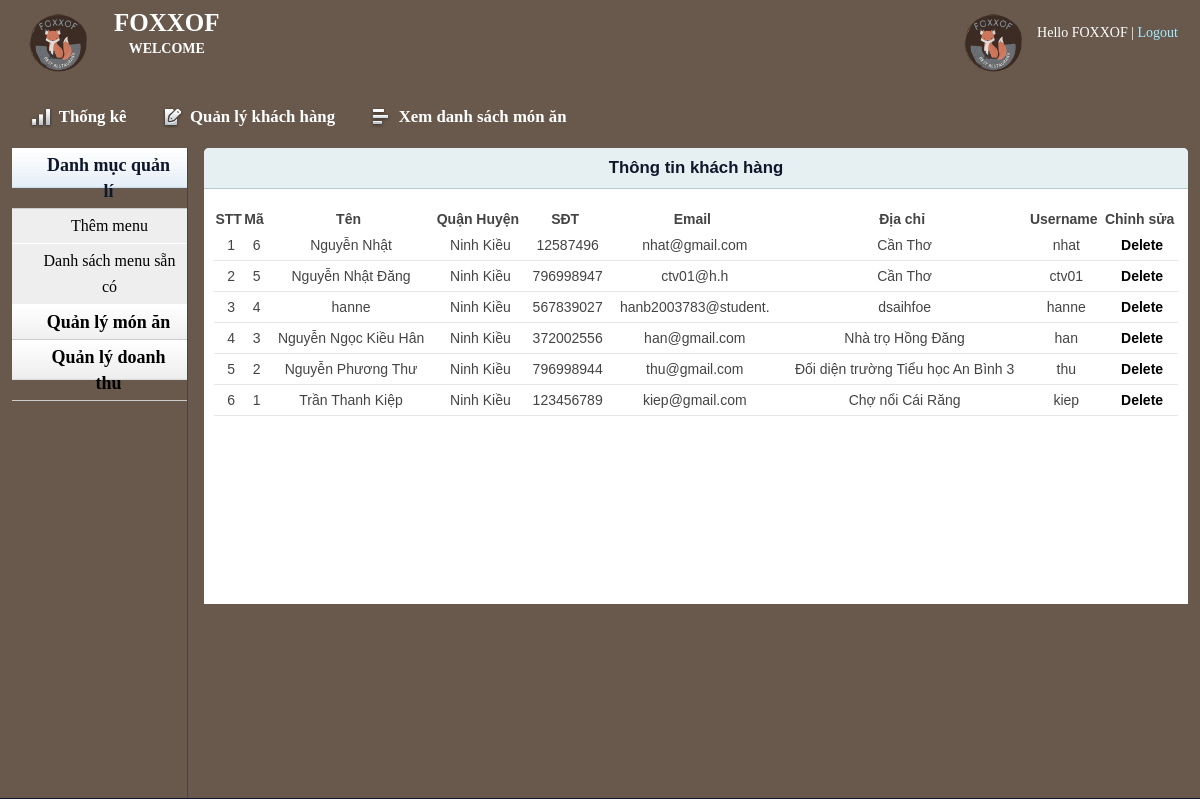
The page /admin/customers.php (signed in) on the database its author committed.
### tables this page shows
CREATE TABLE `khachhang` (
  `KH_MA` int(10) NOT NULL,
  `Q_MA` int(11) NOT NULL,
  `KH_TEN` char(20) DEFAULT NULL,
  `KH_SDT` decimal(10,0) DEFAULT NULL,
  `KH_EMAIL` varchar(20) DEFAULT NULL,
  `KH_DIACHI` text DEFAULT NULL,
  `KH_USERNAME` varchar(8) DEFAULT NULL,
  `KH_PASSWORD` varchar(8) DEFAULT NULL
);

CREATE TABLE `quan_huyen` (
  `Q_MA` int(10) NOT NULL,
  `Q_TEN` char(20) DEFAULT NULL,
  `TP_MA` varchar(10) NOT NULL
);

### lib/database.php (called while the page is built, shortened)
<?php
Class Database{
   public $host   = DB_HOST;
   public $user   = DB_USER;
   public $pass   = DB_PASS;
   public $dbname = DB_NAME;
   public $link;
private function connectDB(){
   $this->link = new mysqli($this->host, $this->user, $this->pass,
    $this->dbname);
 }
public function select($query){
  $result = $this->link->query($query) or
   die($this->link->error.__LINE__);
  if($result->num_rows > 0){
    return $result;
  } else {
    return false;
  }
 }
}
?>

### classes/user.php (called while the page is built, shortened)
<?php
$filepath = realpath(dirname(__FILE__));
@include_once($filepath.'/../lib/database.php');
?>
<?php
class user
 {
    private $db;
    public function __construct(){
        $this -> db = new Database();
    }
        public function show_user(){
            $query = "SELECT * FROM khachhang ORDER BY KH_MA DESC ";
            $result = $this->db->select($query);
            return $result;
        }
}
?>

### admin/customers.php (the view, shortened to what this page needs)
<?php include 'inc/header.php';?>
<?php include 'inc/sidebar.php';?>
<?php
    $filepath = realpath(dirname(__FILE__));
    @include_once($filepath.'/../lib/database.php');
    @include('../classes/user.php');
?>
<?php
    $us = new user();
?>
<?php
    $db = new Database();
?>
<div class="grid_10">
    <div class="box round first grid">
        <h2>Thông tin khách hàng</h2>
        <div class="block">
         <form>
            <table class="data display datatable" id="example">
            <thead>
				<tr>
                    <th>STT</th>
					<th>Mã</th>
					<th>Tên</th>
					<th>Quận Huyện</th>
					<th>SĐT</th>
					<th>Email</th>
					<th>Địa chỉ</th>
					<th>Username</th>
					<th>Chỉnh sửa</th>
				</tr>
			</thead>
			<tbody>
			<?php
				$uslist = $us -> show_user();
				if($uslist){
					$i = 0;
					while($result = $uslist ->fetch_assoc()){
						$i++;
			?>
				<tr class="odd gradeX">
					<td><?php echo $i?></td>
                    <td><?php echo $result['KH_MA']?></td>
					<td><?php echo $result['KH_TEN']?></td>
                    <td>
                    <?php
                        $location = "SELECT quan_huyen.Q_TEN, khachhang.*
                        FROM quan_huyen
                        JOIN khachhang ON khachhang.Q_MA = quan_huyen.Q_MA
                        WHERE khachhang.KH_MA = '2'";
                        $result_sql = $db->select($location);
                        if ($result_sql) {
                            while ($row = $result_sql->fetch_assoc()) {
                                echo $row['Q_TEN'];
                            }
                        }
                    ?>
                    </td>
					<td><?php echo $result['KH_SDT']?></td>
					<td><?php echo $result['KH_EMAIL']?></td>
                    <td><?php echo $result['KH_DIACHI']?></td>
					<td><?php echo $result['KH_USERNAME']?></td>
					<td><a onclick =  "return confirm ('Bạn có chắc muốn xóa không???')" href="?userid=<?php echo $result['KH_MA'] ?>">Delete</a></td>
				</tr>
			<?php
				}
			}
			?>
			</tbody>
            </table>
            </form>
        </div>
    </div>
</div>
<?php include 'inc/footer.php';?>

### admin/css/text.css (style rules this page uses)
body { font: 13px/1.5 Tahoma, Helvetica, Arial, 'Liberation Sans', FreeSans, sans-serif; }
h2 { font-size: 23px; }
p, dl, hr, h1, h2, h3, h4, h5, h6, ol, ul, pre, table, address, fieldset { margin-bottom: 20px; }

### admin/css/grid.css (style rules this page uses)
.grid_1, .grid_2, .grid_3, .grid_4, .grid_5, .grid_6, .grid_7, .grid_8, .grid_9, .grid_10, .grid_11, .grid_12, .grid_13, .grid_14, .grid_15, .grid_16 { display: inline; float: left; margin-left: 1%; margin-right: 1%; }
.container_12 .grid_10 { width: 81.333%; }

### admin/css/layout.css (style rules this page uses)
body { background: #fff none repeat scroll 0 0; color: #444; font-size: 14px; padding: 0; }
a { color: #000; font-weight:bold; text-decoration: none; }
h1, h2, h3, h4, h5, h6 { line-height:1.2em; text-align: center; margin-bottom:.3em; }
h2 { margin-top:1em; }
.box { background:#fff; margin-bottom:20px; padding:10px 10px 10px 10px; margin-left:-8px; }
.box.grid { padding-bottom:40px; }
.box.round { -moz-border-radius: 5px 5px 0px 0px; -webkit-border-radius: 5px 5px 0px 0px; border-radius: 5px 5px 0px 0px; }
.box h2 { font-size:1.2em; font-weight:bold; color:#0F172B; background:#E6F0F3; margin:-10px -10px 0 -10px; padding:10px 12px; border-bottom:1px solid #B3CBD6; -moz-border-radius: 5px 5px 0px 0px; -webkit-border-radius: 5px 5px 0px 0px; border-radius: 5px 5px 0px 0px; }
.box.first { min-height: 406px; }
.block { padding-top:20px; }
.block { padding-bottom:1px; }
table.display { margin: 0 auto; clear: both; width: 100%; }
tr.odd { height: 30px; line-height: 30px; border-bottom:1px solid #e6e6e6; }
tr.odd td, tr.even td { padding-left:5px; }

### rows shown on the page
khachhang: KH_MA "6", KH_TEN "Nguyễn Nhật", KH_SDT "12587496", KH_EMAIL "nhat@gmail.com", KH_DIACHI "Cần Thơ", KH_USERNAME "nhat"
khachhang: Q_MA.Q_TEN "Ninh Kiều", KH_MA "2", KH_TEN "Nguyễn Phương Thư", KH_SDT "796998944", KH_EMAIL "thu@gmail.com", KH_DIACHI "Đối diện trường Tiểu học An Bình 3", KH_USERNAME "thu"
khachhang: KH_MA "5", KH_TEN "Nguyễn Nhật Đăng", KH_SDT "796998947", KH_EMAIL "ctv01@h.h", KH_DIACHI "Cần Thơ", KH_USERNAME "ctv01"
khachhang: KH_MA "4", KH_TEN "hanne", KH_SDT "567839027", KH_EMAIL "hanb2003783@student.", KH_DIACHI "dsaihfoe", KH_USERNAME "hanne"
khachhang: KH_MA "3", KH_TEN "Nguyễn Ngọc Kiều Hân", KH_SDT "372002556", KH_EMAIL "han@gmail.com", KH_DIACHI "Nhà trọ Hồng Đăng", KH_USERNAME "han"
khachhang: KH_MA "1", KH_TEN "Trần Thanh Kiệp", KH_SDT "123456789", KH_EMAIL "kiep@gmail.com", KH_DIACHI "Chợ nổi Cái Răng", KH_USERNAME "kiep"

### other values the page prints
session::get('AD_ten') "FOXXOF"
